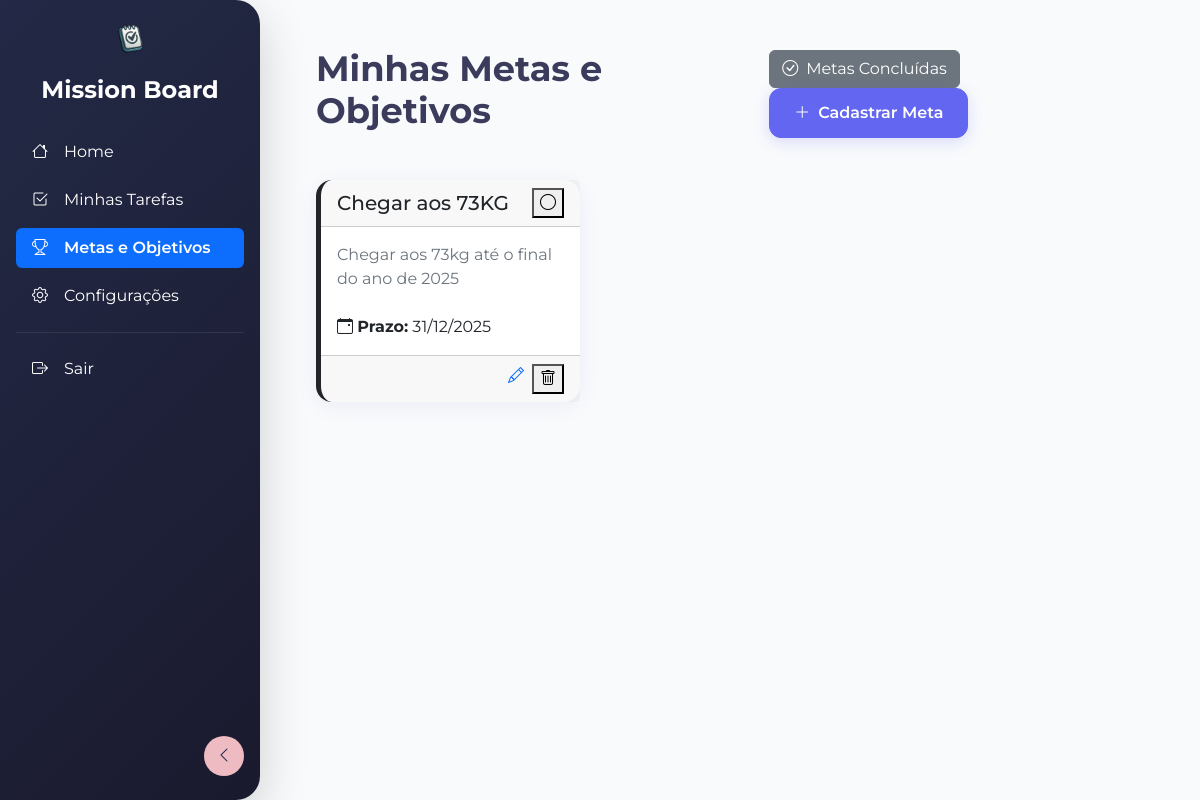
The app's page /goal/list/ (signed in), older data.
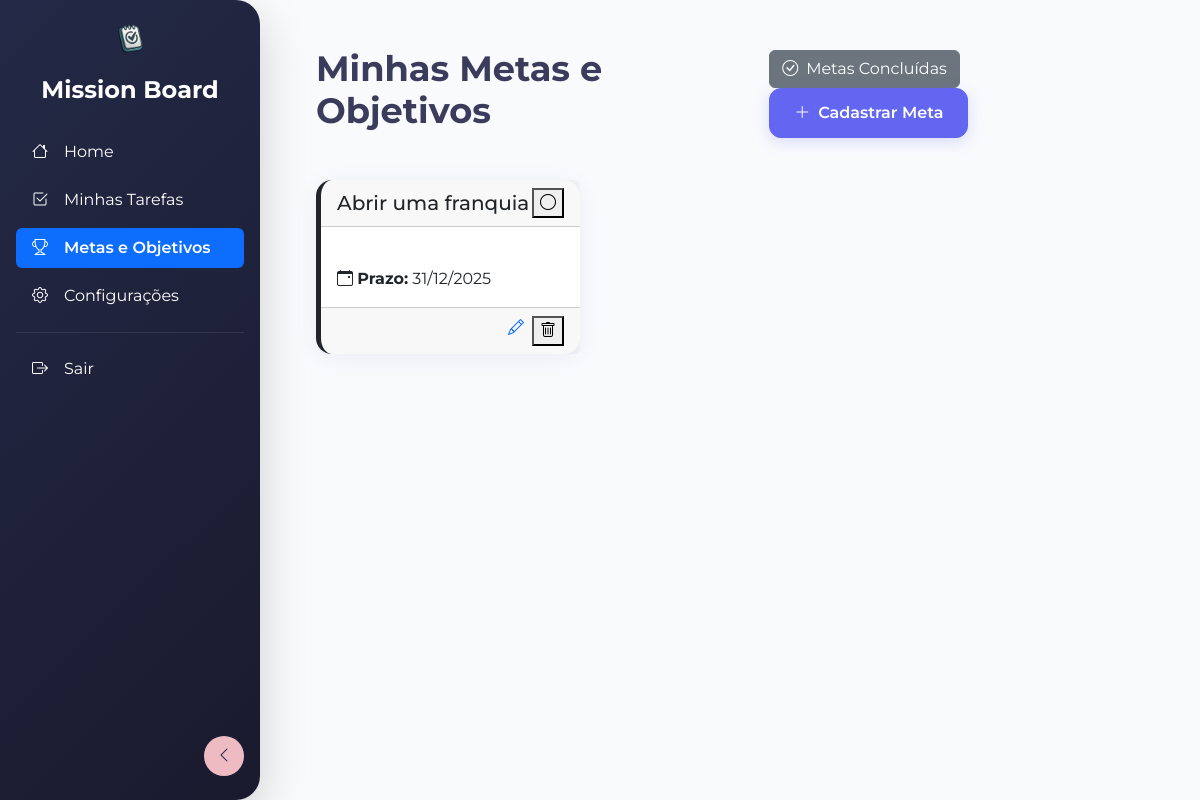
The same page, newer data.
### goals/models.py (models this page shows, shortened)
class Goal(models.Model):
    user = models.ForeignKey(User, on_delete=models.CASCADE)
    title = models.CharField(max_length=255)
    description = models.TextField(blank=True, null=True)
    due_date = models.DateField()
    created_at = models.DateTimeField(auto_now_add=True)
    updated_at = models.DateTimeField(auto_now=True)
    completed = models.BooleanField(default=False)

### goals/views.py (the view)
# urls.py: path('goal/list/', views.GoalsView.as_view(), name='goal_list'),
class GoalsView(LoginRequiredMixin, ListView):
    model = models.Goal
    context_object_name = 'goals'
    template_name = 'goal_list.html'
    success_url = reverse_lazy('goal_list')
    def get_context_data(self, **kwargs):
        context = super().get_context_data(**kwargs)
        context['goals'] = models.Goal.objects.filter(completed=False)
        return context

### goals/templates/goal_list.html (shortened to what this page needs)
{% extends 'base.html' %}
{% block content %}
<div class="page-header">
    <h1 class="page-title">Minhas Metas e Objetivos</h1>
    <div>
        <a href="{% url 'completed_goals' %}" class="btn btn-secondary me-2">
            <i class="bi bi-check-circle me-2"></i>Metas Concluídas
        </a>
        <a href="{% url 'goal_create' %}" class="btn btn-primary-custom">
            <i class="bi bi-plus-lg me-2"></i>Cadastrar Meta
        </a>
    </div>
</div>
<div class="row mt-4">
    {% for goal in goals %}
    <div class="col-md-6 col-lg-4 mb-4">
        <div class="card goal-card {% if goal.completed %}completed{% endif %}">
            <div class="card-header d-flex justify-content-between align-items-center">
                <h5 class="card-title mb-0 text-truncate">{{ goal.title }}</h5>
                <form method="POST" action="{% url 'complete_goal' goal.id %}">
                    <button type="submit" class="btn-complete" title="Marcar como concluída">
                        <i class="bi {% if goal.completed %}bi-check-circle-fill{% else %}bi-circle{% endif %}"></i>
                    </button>
                </form>
            </div>
            <div class="card-body">
                <p class="card-text text-secondary mb-4">{{ goal.description|truncatewords:20 }}</p>
                <div class="task-meta-item">
                    <i class="bi bi-calendar-event"></i>
                    <span><strong>Prazo:</strong> {{ goal.due_date|date:"d/m/Y" }}</span>
                </div>
            </div>
            <div class="card-footer d-flex justify-content-end align-items-center">
                <div class="btn-group">
                    <a href="{% url 'goal_update' goal.id %}" class="btn-action me-2" title="Editar">
                        <i class="bi bi-pencil"></i>
                    </a>
                    <button type="button" class="btn-action" data-bs-toggle="modal" data-bs-target="#deleteModal{{ goal.id }}" title="Excluir">
                        <i class="bi bi-trash"></i>
                    </button>
                </div>
            </div>
        </div>
    </div>
    {% empty %}
    <div class="col-12">
        <div class="alert alert-info text-center" role="alert">
            <i class="bi bi-info-circle me-2"></i>Nenhuma meta encontrada.
        </div>
    </div>
    {% endfor %}
</div>
{% endblock %}

Row changes from the older to the newer data that the page shows:
no longer on this page (row edited): Goal: title "Chegar aos 73KG", completed False (drawn), description "Chegar aos 73kg até o final do ano de 2025", due_date "31/12/2025"
added Goal: title "Abrir uma franquia", completed False (drawn), due_date "31/12/2025"
